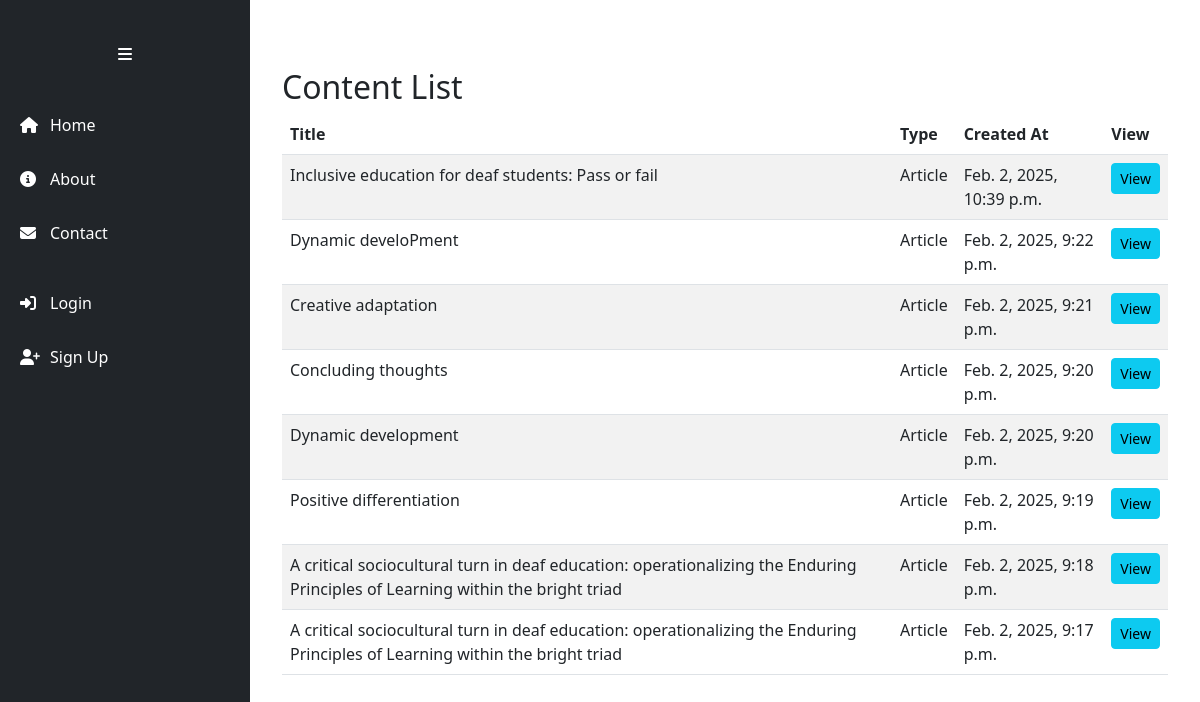
Page /content/ on the earlier database version.
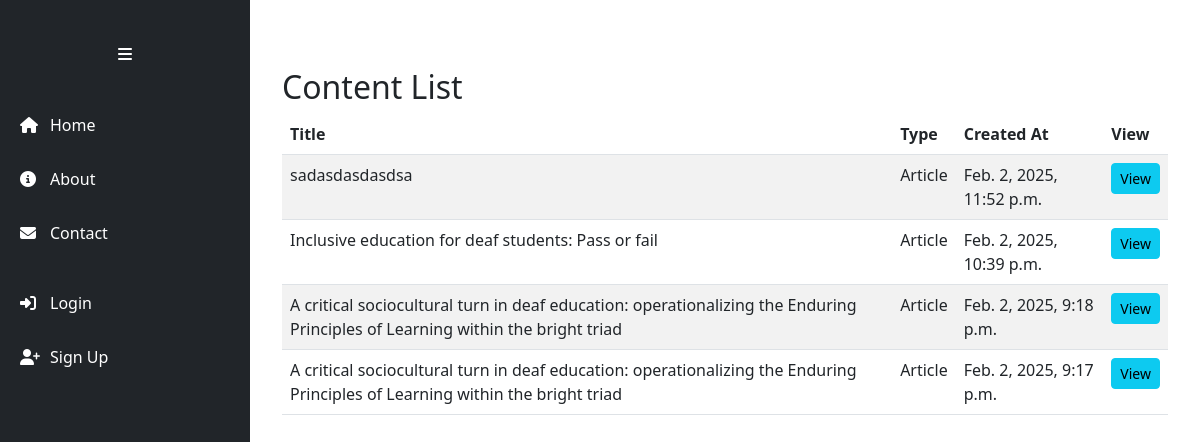
Same page on the later database version.
### app/models.py (models this page shows, shortened)
class Content(models.Model):
    title = models.CharField(max_length=200)
    description = models.TextField()
    type = models.CharField(max_length=200, blank=True, null=True)
    created_at = models.DateTimeField(auto_now_add=True)

### app/views.py (the view)
# urls.py: path('content/', ContentListView.as_view(), name='content_list'),
class ContentListView(ListView):
    model = Content
    template_name = 'content/content_list.html'
    context_object_name = 'contents'
    ordering = ['-created_at']

### app/templates/content/content_list.html (shortened to what this page needs)
{% extends 'app/base.html' %}
{% load static %}
{% block content %}
<div class="container mt-5">
    <h2>Content List</h2>
    <table class="table table-striped">
        <thead>
            <tr>
                <th>Title</th>
                <th>Type</th>
                <th>Created At</th>
                <th>View</th>
            </tr>
        </thead>
        <tbody>
            {% for content in contents %}
            <tr>
                <td>{{ content.title }}</td>
                <td>{{ content.type }}</td>
                <td>{{ content.created_at }}</td>
                <td>
                    <a href="{% url 'content_detail' content.pk %}" class="btn btn-info btn-sm">View</a>
                </td>
            </tr>
            {% endfor %}
        </tbody>
    </table>
</div>
{% endblock content %}

### app/templates/app/base.html (shortened to what this page needs)
<!DOCTYPE html>
{% load static %}
<html lang="en">
<head>
    <link rel="stylesheet" href="https://cdn.jsdelivr.net/npm/bootstrap@5.3.0/dist/css/bootstrap.min.css">
    <link rel="stylesheet" href="https://cdnjs.cloudflare.com/ajax/libs/font-awesome/6.4.2/css/all.min.css">
    <link rel="stylesheet" href="{% static 'css/base.css' %}">
</head>
<body>
    <div class="d-flex">
        <nav id="sidebar" class="bg-dark text-white vh-100 position-fixed">
            <div class="sidebar-header text-center py-3">
                <button id="sidebarCollapse" class="btn btn-light"><i class="fas fa-bars"></i></button>
            </div>
            <ul class="nav flex-column">
                <li class="nav-item">
                    <a class="nav-link text-white" href="{% url 'home' %}">
                        <i class="fas fa-home"></i> <span>Home</span>
                    </a>
                </li>
                <li class="nav-item">
                    <a class="nav-link text-white" href="{% url 'about' %}">
                        <i class="fas fa-info-circle"></i> <span>About</span>
                    </a>
                </li>
                <li class="nav-item">
                    <a class="nav-link text-white" href="{% url 'contact' %}">
                        <i class="fas fa-envelope"></i> <span>Contact</span>
                    </a>
                </li>
                {% if user.is_authenticated %}
                <li class="nav-item dropdown">
                    <a class="nav-link text-white dropdown-toggle" href="#" id="resourcesDropdown" role="button" data-bs-toggle="dropdown">
                        <i class="fas fa-book"></i> <span>Resources</span>
                    </a>
                    <ul class="dropdown-menu bg-dark">
                        <li><a class="dropdown-item text-white" href="{% url 'content_list' %}">Contents</a></li>
                        <li><a class="dropdown-item text-white" href="{% url 'resource_list' %}">Videos</a></li>
                    </ul>
                </li>
                <li class="nav-item dropdown">
                    <a class="nav-link text-white dropdown-toggle" href="#" id="eventsDropdown" role="button" data-bs-toggle="dropdown">
                        <i class="fas fa-calendar-alt"></i> <span>Events & Feedback</span>
                    </a>
                    <ul class="dropdown-menu bg-dark">
                        <li><a class="dropdown-item text-white" href="{% url 'event_list' %}">Events</a></li>
                        <li><a class="dropdown-item text-white" href="{% url 'feedback_list' %}">Feedback</a></li>
                    </ul>
                </li>
                <li class="nav-item mt-3">
                    <a class="nav-link text-white" href="#">
                        <i class="fas fa-user-circle"></i> <span>My Profile</span>
                    </a>
                </li>
                <li class="nav-item">
                    <form method="post" action="{% url 'logout' %}" class="d-inline">
                        {% csrf_token %}
                        <button type="submit" class="btn btn-danger w-100 mt-2">
                            <i class="fas fa-sign-out-alt"></i> Logout
                        </button>
                    </form>
                </li>
                {% else %}
                <li class="nav-item mt-3">
                    <a class="nav-link text-white" href="{% url 'login' %}">
                        <i class="fas fa-sign-in-alt"></i> <span>Login</span>
                    </a>
                </li>
                <li class="nav-item">
                    <a class="nav-link text-white" href="{% url 'signup' %}">
                        <i class="fas fa-user-plus"></i> <span>Sign Up</span>
                    </a>
                </li>
                {% endif %}
            </ul>
        </nav>
        <div class="container-fluid content" id="main-content" style="margin-left: 250px;">
            {% block content %}
            {% endblock %}
        </div>
    </div>
</body>
</html>

### static/css/base.css (style rules this page uses)
body { display: flex; min-height: 100vh; margin: 0; }
#sidebar { width: 250px; height: 100vh; background: #343a40; color: white; transition: all 0.3s ease-in-out; position: fixed; padding-top: 10px; }
#sidebar .nav-link { color: white; padding: 15px 20px; display: flex; align-items: center; }
#sidebar .nav-link i { margin-right: 10px; min-width: 20px; }
.content { margin-left: 250px; transition: all 0.3s ease-in-out; flex-grow: 1; padding: 20px; width: 100%; max-width: 90%; }
#sidebarCollapse { margin: 10px; color: white; border: none; background: none; }

Differences in the rows shown:
removed Content: title "Dynamic develoPment", type "Article", created_at "Feb. 2, 2025, 9:22 p.m."
removed Content: title "Creative adaptation", type "Article", created_at "Feb. 2, 2025, 9:21 p.m."
removed Content: title "Concluding thoughts", type "Article", created_at "Feb. 2, 2025, 9:20 p.m."
removed Content: title "Dynamic development", type "Article", created_at "Feb. 2, 2025, 9:20 p.m."
removed Content: title "Positive differentiation", type "Article", created_at "Feb. 2, 2025, 9:19 p.m."
added Content: title "sadasdasdasdsa", type "Article", created_at "Feb. 2, 2025, 11:52 p.m."
